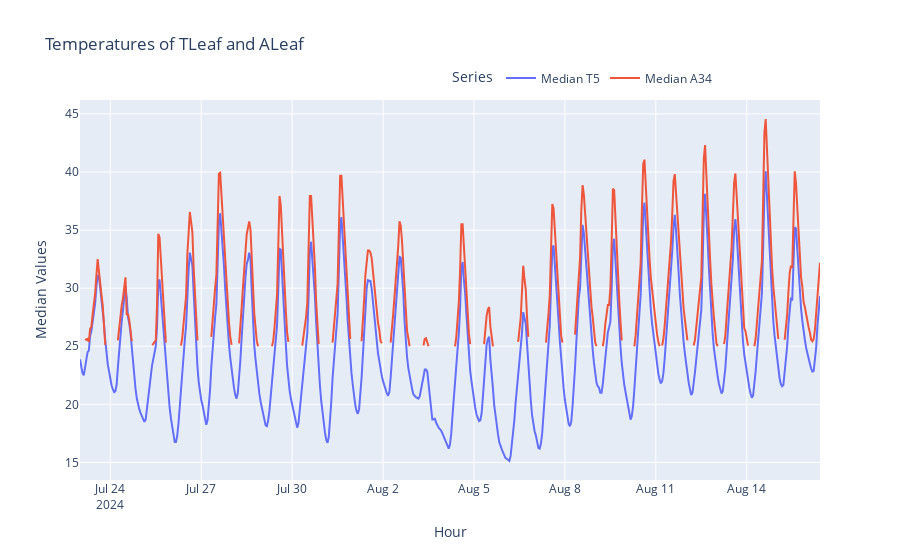

The notebook cell this image was saved under:
### Code cell
# Example usage
plot_median_series(df, 'median_T5', 'median_A34')

### Figure 1 — Plotly figure (JSON) as saved in the notebook; plotly's stock layout.template omitted (floating-point values rounded to 4 significant figures; data arrays with more than 128 entries replaced by an {"elided": "..."} marker saying what was removed)
{"data": [{"mode": "lines", "name": "Median T5", "type": "scatter", "x": {"elided": "587 str values"}, "y": {"elided": "587 float values"}}, {"mode": "lines", "name": "Median A34", "type": "scatter", "x": {"elided": "587 str values"}, "y": {"elided": "587 float values"}}], "layout": {"hovermode": "x unified", "legend": {"orientation": "h", "title": {"text": "Series"}, "x": 0.5, "xanchor": "left", "y": 1.02, "yanchor": "bottom"}, "title": {"text": "Temperatures of TLeaf and ALeaf"}, "xaxis": {"title": {"text": "Hour"}}, "yaxis": {"title": {"text": "Median Values"}}}}
